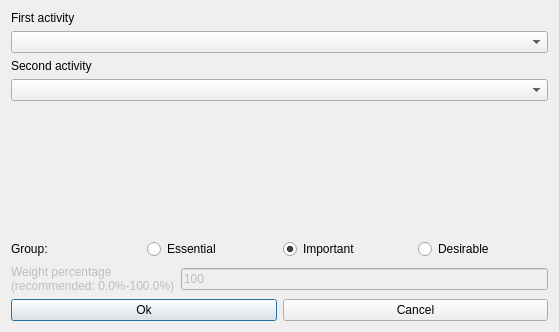
<?xml version="1.0" encoding="UTF-8"?>
<ui version="4.0">
 <class>ModifyConstraintTwoActivitiesGroupedForm_template</class>
 <widget class="QDialog" name="ModifyConstraintTwoActivitiesGroupedForm_template">
  <property name="geometry">
   <rect>
    <x>0</x>
    <y>0</y>
    <width>559</width>
    <height>332</height>
   </rect>
  </property>
  <property name="windowTitle">
   <string extracomment="This is the title of the dialog to modify a constraint of this type">Modify two activities grouped</string>
  </property>
  <layout class="QVBoxLayout" name="verticalLayout">
   <item>
    <layout class="QVBoxLayout">
     <item>
      <widget class="QLabel" name="activityTextLabel">
       <property name="frameShape">
        <enum>QFrame::NoFrame</enum>
       </property>
       <property name="frameShadow">
        <enum>QFrame::Plain</enum>
       </property>
       <property name="text">
        <string>First activity</string>
       </property>
       <property name="wordWrap">
        <bool>false</bool>
       </property>
      </widget>
     </item>
     <item>
      <widget class="QComboBox" name="firstActivitiesComboBox">
       <property name="editable">
        <bool>false</bool>
       </property>
       <property name="insertPolicy">
        <enum>QComboBox::NoInsert</enum>
       </property>
       <property name="autoCompletion">
        <bool>false</bool>
       </property>
       <property name="duplicatesEnabled">
        <bool>false</bool>
       </property>
      </widget>
     </item>
    </layout>
   </item>
   <item>
    <layout class="QVBoxLayout">
     <item>
      <widget class="QLabel" name="activityTextLabel_2">
       <property name="frameShape">
        <enum>QFrame::NoFrame</enum>
       </property>
       <property name="frameShadow">
        <enum>QFrame::Plain</enum>
       </property>
       <property name="text">
        <string>Second activity</string>
       </property>
       <property name="wordWrap">
        <bool>false</bool>
       </property>
      </widget>
     </item>
     <item>
      <widget class="QComboBox" name="secondActivitiesComboBox">
       <property name="editable">
        <bool>false</bool>
       </property>
       <property name="insertPolicy">
        <enum>QComboBox::NoInsert</enum>
       </property>
       <property name="autoCompletion">
        <bool>false</bool>
       </property>
       <property name="duplicatesEnabled">
        <bool>false</bool>
       </property>
      </widget>
     </item>
    </layout>
   </item>
   <item>
    <spacer name="spacer2">
     <property name="orientation">
      <enum>Qt::Vertical</enum>
     </property>
     <property name="sizeType">
      <enum>QSizePolicy::Expanding</enum>
     </property>
     <property name="sizeHint" stdset="0">
      <size>
       <width>20</width>
       <height>61</height>
      </size>
     </property>
    </spacer>
   </item>
   <item>
    <layout class="QHBoxLayout" name="horizontalLayout_4">
     <item>
      <widget class="QLabel" name="groupTextLabel">
       <property name="text">
        <string>Group:</string>
       </property>
      </widget>
     </item>
     <item>
      <widget class="QRadioButton" name="essentialRadioButton">
       <property name="text">
        <string>Essential</string>
       </property>
      </widget>
     </item>
     <item>
      <widget class="QRadioButton" name="importantRadioButton">
       <property name="text">
        <string>Important</string>
       </property>
       <property name="checked">
        <bool>true</bool>
       </property>
      </widget>
     </item>
     <item>
      <widget class="QRadioButton" name="desirableRadioButton">
       <property name="text">
        <string>Desirable</string>
       </property>
      </widget>
     </item>
    </layout>
   </item>
   <item>
    <layout class="QHBoxLayout">
     <item>
      <widget class="QLabel" name="weightTextLabel">
       <property name="enabled">
        <bool>false</bool>
       </property>
       <property name="frameShape">
        <enum>QFrame::NoFrame</enum>
       </property>
       <property name="frameShadow">
        <enum>QFrame::Plain</enum>
       </property>
       <property name="text">
        <string>Weight percentage
(recommended: 0.0%-100.0%)</string>
       </property>
       <property name="wordWrap">
        <bool>false</bool>
       </property>
      </widget>
     </item>
     <item>
      <widget class="QLineEdit" name="weightLineEdit">
       <property name="enabled">
        <bool>false</bool>
       </property>
       <property name="text">
        <string notr="true">100</string>
       </property>
      </widget>
     </item>
    </layout>
   </item>
   <item>
    <layout class="QHBoxLayout">
     <item>
      <widget class="QPushButton" name="okPushButton">
       <property name="text">
        <string>Ok</string>
       </property>
      </widget>
     </item>
     <item>
      <widget class="QPushButton" name="cancelPushButton">
       <property name="text">
        <string>Cancel</string>
       </property>
      </widget>
     </item>
    </layout>
   </item>
  </layout>
 </widget>
 <layoutdefault spacing="6" margin="11"/>
 <resources/>
 <connections/>
</ui>
